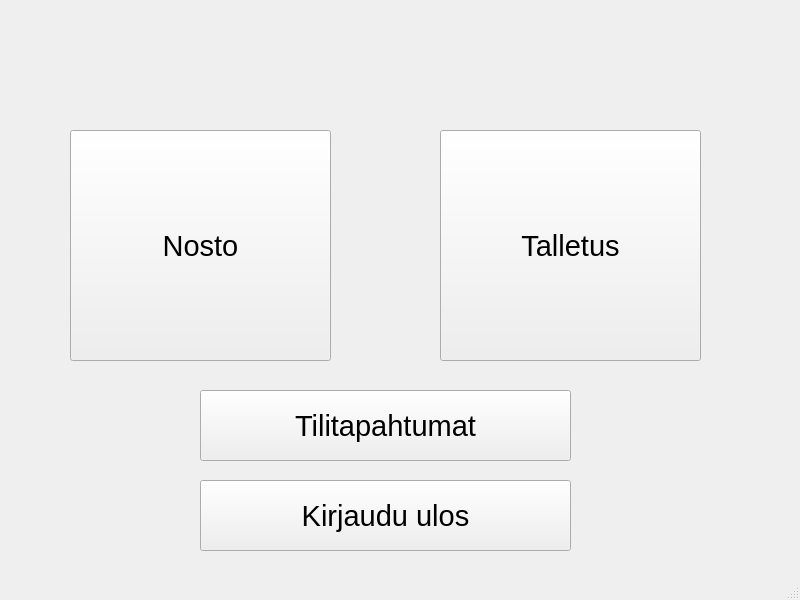
<?xml version="1.0" encoding="UTF-8"?>
<ui version="4.0">
 <class>MainMenu</class>
 <widget class="QMainWindow" name="MainMenu">
  <property name="geometry">
   <rect>
    <x>0</x>
    <y>0</y>
    <width>800</width>
    <height>600</height>
   </rect>
  </property>
  <property name="windowTitle">
   <string>MainWindow</string>
  </property>
  <widget class="QWidget" name="centralwidget">
   <widget class="QToolButton" name="toolButton">
    <property name="geometry">
     <rect>
      <x>70</x>
      <y>130</y>
      <width>261</width>
      <height>231</height>
     </rect>
    </property>
    <property name="font">
     <font>
      <family>Arial</family>
      <pointsize>22</pointsize>
     </font>
    </property>
    <property name="text">
     <string>Nosto</string>
    </property>
   </widget>
   <widget class="QToolButton" name="toolButton_3">
    <property name="geometry">
     <rect>
      <x>440</x>
      <y>130</y>
      <width>261</width>
      <height>231</height>
     </rect>
    </property>
    <property name="font">
     <font>
      <family>Arial</family>
      <pointsize>22</pointsize>
     </font>
    </property>
    <property name="text">
     <string>Talletus</string>
    </property>
   </widget>
   <widget class="QToolButton" name="toolButton_2">
    <property name="geometry">
     <rect>
      <x>200</x>
      <y>390</y>
      <width>371</width>
      <height>71</height>
     </rect>
    </property>
    <property name="font">
     <font>
      <family>Arial</family>
      <pointsize>22</pointsize>
     </font>
    </property>
    <property name="text">
     <string>Tilitapahtumat</string>
    </property>
   </widget>
   <widget class="QToolButton" name="toolButton_4">
    <property name="geometry">
     <rect>
      <x>200</x>
      <y>480</y>
      <width>371</width>
      <height>71</height>
     </rect>
    </property>
    <property name="font">
     <font>
      <pointsize>22</pointsize>
     </font>
    </property>
    <property name="text">
     <string>Kirjaudu ulos</string>
    </property>
   </widget>
  </widget>
  <widget class="QStatusBar" name="statusbar"/>
 </widget>
 <resources/>
 <connections/>
</ui>
